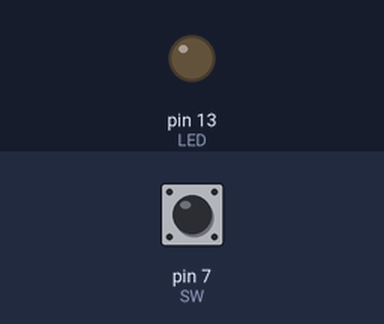
Simulated run of this sketch. Board: Arduino Uno, built with avr-gcc and run on an emulated ATmega328P. On the bench: output pins drawn as LEDs (lit = HIGH). Dashed ring = blinking. Inputs (shaded band) come from the test bench; at power-on: pin 7 (SW) LOW.

Above: at 1.2 s.
1.3 s: pin 7 (SW) pulled HIGH for 1 s
At 1.62 s:
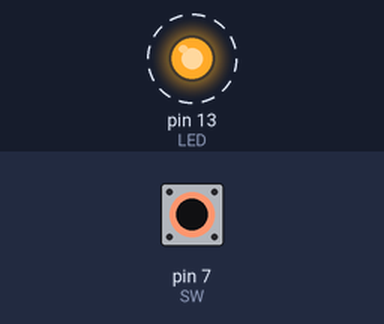
4.3 s: pin 7 (SW) pulled HIGH for 3.2 s
At 9.0 s:
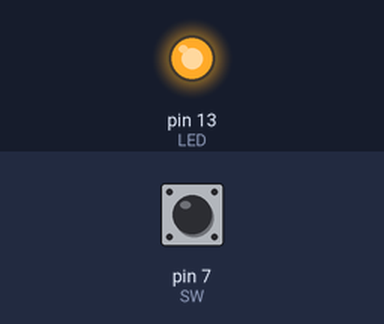
Timing chart, 0 to 10.5 s (numbered marks = the images above; inputs shaded):
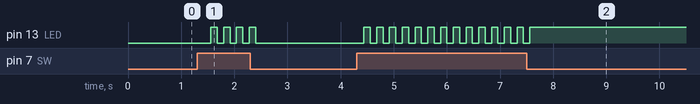

The sketch:

3.Toggle_LED_using_Pushbutton.ino
```cpp
//3.Toggle LED using Pushbutton
//(C) Bassar Patel bassar@aol.in
//https://github.com/PatelBassar/ArduinoDay-2018

int LED=13;
int SW=7;
boolean state = true; //declare variable state as boolean
int val=0;

void setup()
{
  pinMode(LED,OUTPUT);
  pinMode(SW,INPUT);
  }
void loop()
{
  val=digitalRead(SW);
  delay(120); // Software debouncing using 120ms delay

if(val==HIGH)

{state=!state; // Compliment variable state using ! operator
  digitalWrite(LED,state);
}
}
```

Measured:
- after the input at 1.3 s, pin 13 (LED): alternates HIGH for 0.12 s and LOW for 0.12 s, 8 changes in all, then stays LOW, starting after 0.26 s
- after the input at 4.3 s, pin 13 (LED): alternates HIGH for 0.12 s and LOW for 0.12 s, 27 changes in all, then stays HIGH, starting after 0.14 s
